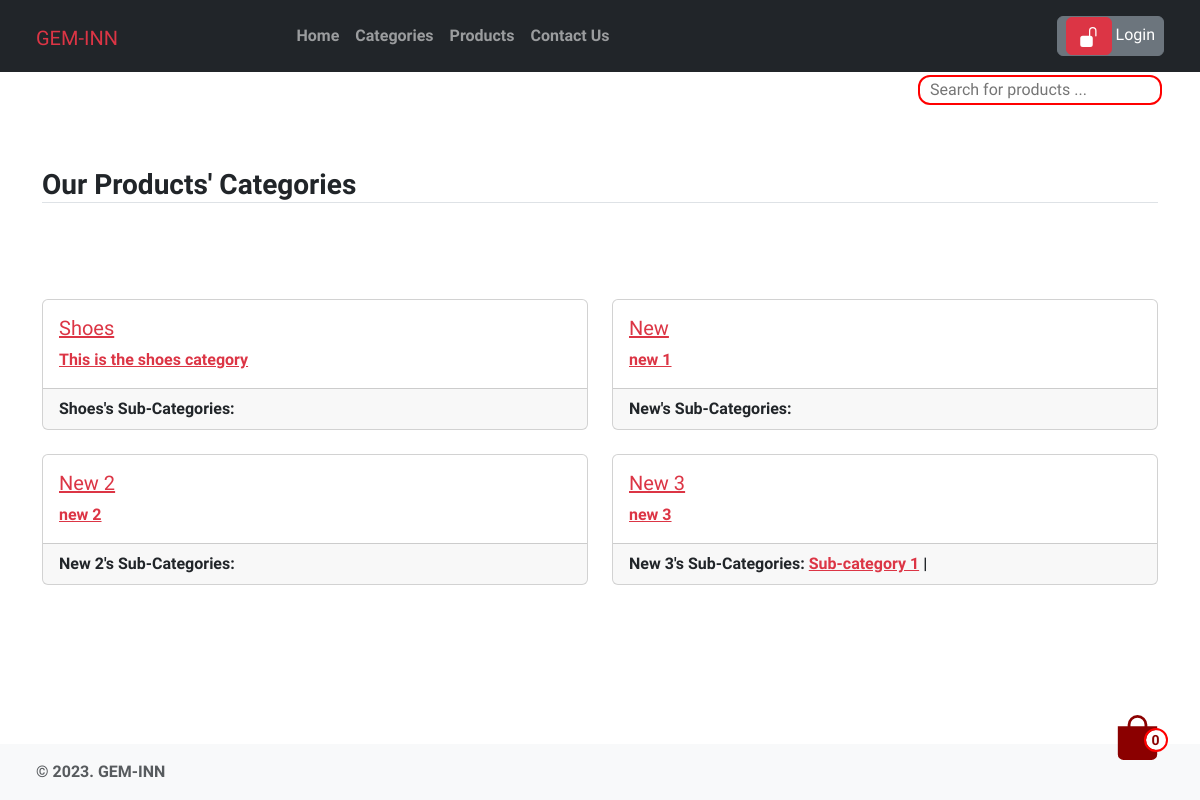
Page /categories/ on the earlier database version.
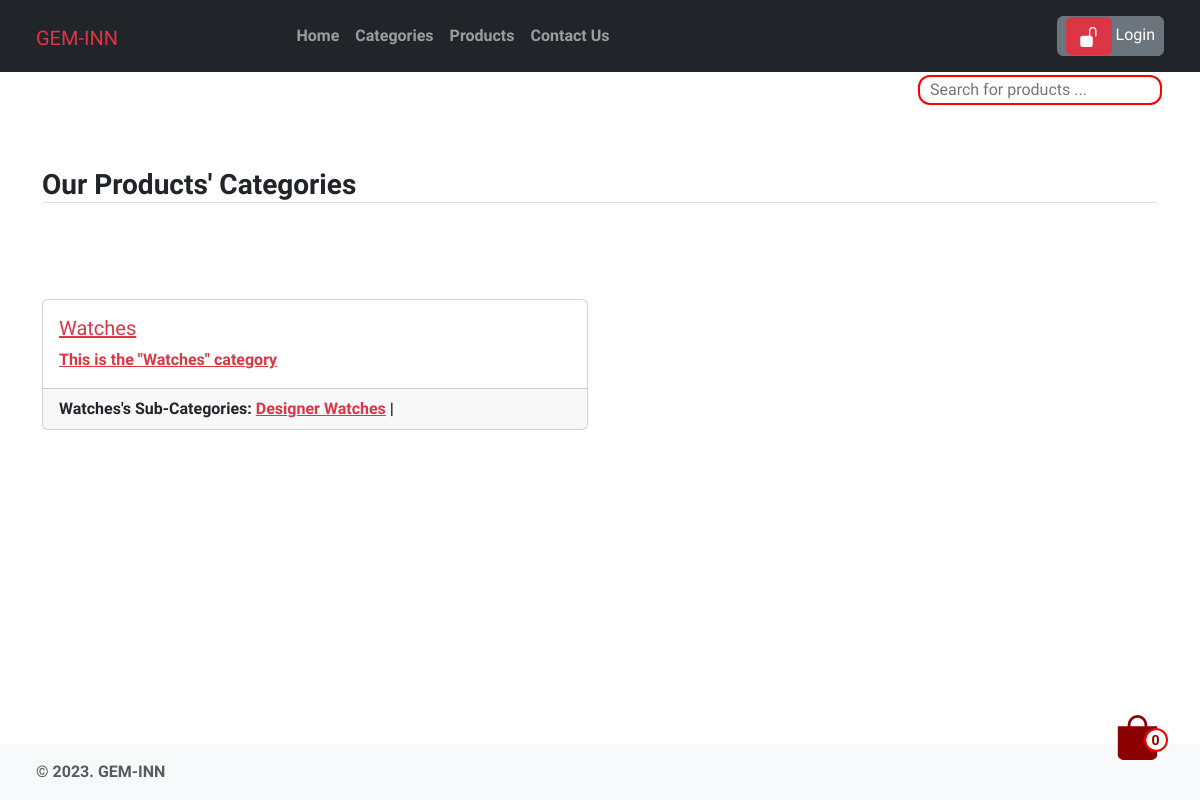
Same page on the later database version.
### inventory/models.py (models this page shows, shortened)
class Category(models.Model):
    title = models.CharField(
        verbose_name=_('Category Title'),
        help_text=_('Required and unique'),
        max_length=255,
        unique=True,
    )
    slug = models.SlugField(verbose_name=_(
        'Category safe URL'), max_length=255, unique=True)
    description = models.CharField(
        verbose_name=_('Category Description'),
        help_text=_('Required and unique'),
        max_length=255,
    )
    added_by = models.ForeignKey(UserModel, on_delete=models.CASCADE)
    is_active = models.BooleanField(
        verbose_name=_('Category visibility'),
        help_text=_('Change category visibility'),
        default=True,
    )
    created_at = models.DateTimeField(
        _('Created at'), auto_now_add=True, editable=False)
    updated_at = models.DateTimeField(_('Updated at'), auto_now=True)
    deleted_at = models.DateTimeField(null=True, blank=True)
    class Meta:
        verbose_name = _('Category')
        verbose_name_plural = _('Categories')

class SubCategory(models.Model):
    title = models.CharField(
        verbose_name=_('Sub-category Title'),
        help_text=_('Required and unique'),
        max_length=255,
        unique=True,
    )
    slug = models.SlugField(verbose_name=_(
        'Sub-category safe URL'), max_length=255, unique=True)
    description = models.CharField(
        verbose_name=_('Sub-category Description'),
        help_text=_('Required and unique'),
        max_length=255,
    )
    category = models.ForeignKey(
        Category, on_delete=models.CASCADE, related_name='category')
    added_by = models.ForeignKey(UserModel, on_delete=models.CASCADE)
    is_active = models.BooleanField(
        verbose_name=_('Sub-category visibility'),
        help_text=_('Change sub-category visibility'),
        default=True,
    )
    created_at = models.DateTimeField(
        _('Created at'), auto_now_add=True, editable=False)
    updated_at = models.DateTimeField(_('Updated at'), auto_now=True)
    deleted_at = models.DateTimeField(null=True, blank=True)
    class Meta:
        verbose_name = _('Sub-category')
        verbose_name_plural = _('Sub-categories')

### pages/views.py (the view)
# urls.py: path('categories/', views.categories, name='categories'),
def categories(request):
    categories = Category.objects.all()
    sub_categories = SubCategory.objects.all()
    return render(request, 'pages/categories.html', {
        'categories': categories,
        'sub_categories': sub_categories
    })

### bag/bag.py (called while the page is built)
    def __len__(self):
        return sum(item["qty"] for item in self.bag.values())

### bag/context_processors.py (called while the page is built)
def bag(request):
    return {'bag': Bag(request)}

### pages/templates/pages/categories.html (shortened to what this page needs)
{% extends 'base.html' %}
{% load static %}
{% block heading %}Our Products' Categories{% endblock %}
{% block content %}
    <section>
        <div class="row row-cols-1 row-cols-md-2 g-4 mt-3">
            {% for category in categories %}
            <article class="col">
                    <div class="card text-dark">
                        <a href="{% url 'pages:category' category.slug %}" class="text-danger">
                            <div class="card-body">
                                <h5 class="card-title">{{ category.title }}</h5>
                                <p class="card-text">{{ category.description }}</p>
                            </div>
                        </a>
                        <div class="card-footer">
                            <div class="d-flex gap-1">
                                <span class="fw-bold">{{ category.title }}'s Sub-Categories: </span>
                                {% for sub_category in sub_categories %}
                                    {% if sub_category.category == category %}
                                        <a href="{% url 'pages:sub_category' sub_category.slug %}" class="text-danger">{{ sub_category.title }}</a> |
                                    {% endif %}
                                {% endfor %}
                            </div>
                        </div>
                    </div>
            </article>
            {% endfor %}
        </div>
    </section>
{% endblock %}

Differences in the rows shown:
removed Category: title "New", description "new 1"
removed Category: title "New 2", description "new 2"
removed Category: title "New 3", description "new 3"
removed SubCategory: title "Sub-category 1", shown under "New 3"
changed Category: title "Shoes" → "Watches"; description "This is the shoes category" → "This is the \"Watches\" category"
added SubCategory: title "Designer Watches"
